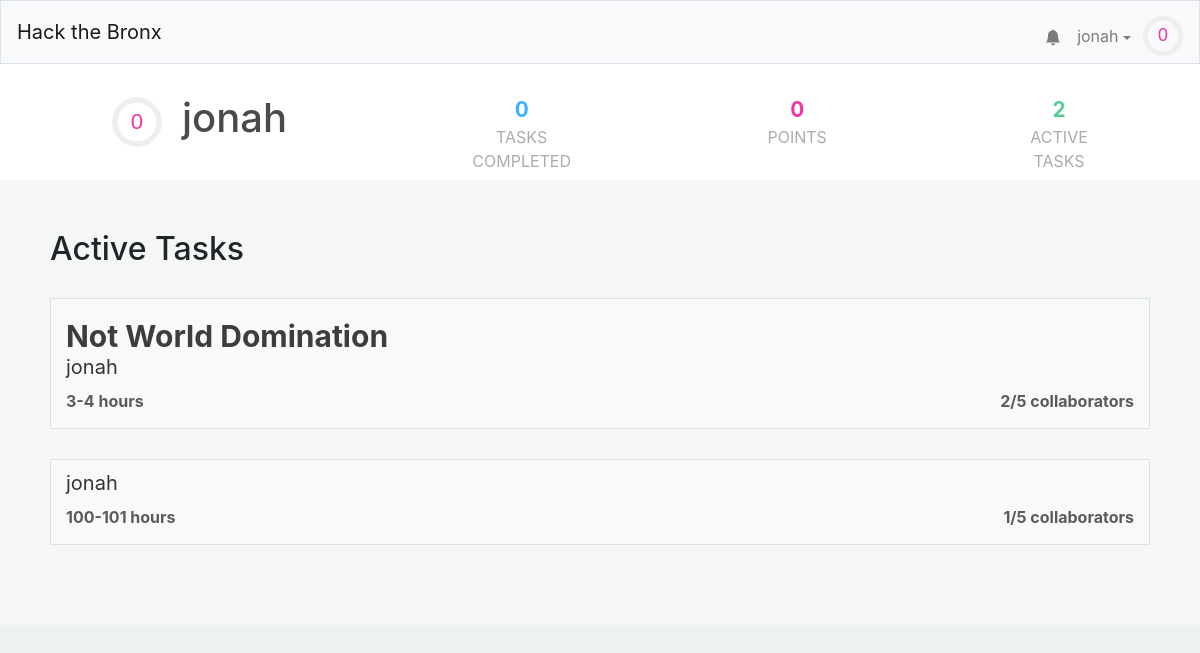
The page /profile/jonah (signed in) on the database its author committed.
### tables this page shows
CREATE TABLE "users" (
	"id"	INTEGER NOT NULL UNIQUE,
	"username"	TEXT NOT NULL UNIQUE,
	"hash"	TEXT NOT NULL,
	"tasks"	BLOB,
	"points"	INTEGER NOT NULL DEFAULT 0,
	"numcomplete"	INTEGER NOT NULL DEFAULT 0,
	PRIMARY KEY("id" AUTOINCREMENT)
);

CREATE TABLE "tasks" (
	"id"	INTEGER NOT NULL UNIQUE,
	"title"	TEXT NOT NULL,
	"description"	TEXT,
	"languages"	BLOB,
	"image"	TEXT,
	"hmin"	INTEGER,
	"hmax"	INTEGER,
	"cmax"	INTEGER,
	"collaborators"	TEXT,
	"creator"	INTEGER,
	PRIMARY KEY("id" AUTOINCREMENT)
);

### application.py (the view)
@app.route("/profile/<username>")
@login_required
def profile(username):
    user = getuser(session, db)
    if user["username"] != username:
        other_user = get_user_from_name(username, db)
    else:
        other_user = user
    alltasks = db.execute("SELECT * FROM tasks")
    tasks = []
    for task in alltasks:
        if (task['creator'] == other_user['id'] or other_user['id'] in debyte(task['collaborators'])):
            task['creator'] = other_user["username"]
            task["collaborators-count"] = len(debyte(task['collaborators']))
            task["points"] = calculate_points(task)
            tasks.append(task)
    return render_template("profile.html",other_user=other_user,user=user,active_tasks=tasks,task_count=len(tasks), len=len)

### application.py (called while the page is built)
@app.after_request
def after_request(response):
    response.headers["Cache-Control"] = "no-cache, no-store, must-revalidate"
    response.headers["Expires"] = 0
    response.headers["Pragma"] = "no-cache"
    return response

### helpers.py (called while the page is built)
def login_required(f):
    @wraps(f)
    def decorated_function(*args, **kwargs):
        if session.get("user_id") is None:
            return redirect("/login")
        return f(*args, **kwargs)
    return decorated_function

def debyte(obj):
    return pickle.loads(obj)

def getuser(session, db):
    user =  db.execute("SELECT * FROM users WHERE id = :id", id=session["user_id"])[0]
    user["level"]=int(user['points']**.5//10)
    user["level-progress"] = (user['points']**.5%8)/(((user["level"]+1)*10)**2)
    return user

def calculate_points(task):
    return 500

### templates/profile.html (shortened to what this page needs)
{% extends "layout.html" %}
{% block head %}
    <link href="/static/profile.css" rel="stylesheet">
{% endblock %}
{% block mainnocont %}
	<div class="profile-outer">
		<div class = "name-section">
		 	<div style="display: flex; align-items: center;">
				<div style = "margin-left: 12px;">
					<svg viewBox="0 0 36 36" class="level-display-outer">
						<path class="level-display-bg"
			        d="M18 2.0845
			          a 15.9155 15.9155 0 0 1 0 31.831
			          a 15.9155 15.9155 0 0 1 0 -31.831"
			      />
					  <path class = "level-display"
					    d="M18 2.0845
					      a 15.9155 15.9155 0 0 1 0 31.831
					      a 15.9155 15.9155 0 0 1 0 -31.831"
					    fill="none"
					    stroke="#444";
					    stroke-width="1";
					    stroke-dasharray="{{ other_user["level-progress"] }}, 100";
					  />
					  <text x="18" y="22.8" class="level">{{other_user["level"]}}</text>
					</svg>
				</div>
				<h1 class="profile-username">{{other_user["username"]}}</h1>
			</div>
			<div class = "tasks-completed">
				<span>{{ other_user["numcomplete"] }}</span>
				<div>Tasks Completed</div>
			</div>
			<div class = "point-count">
				<span>{{ other_user["points"] }}</span>
				<div>Points</div>
			</div>
			<div class = "active-tasks">
				<span>{{ task_count }}</span>
				<div>Active Tasks</div>
			</div>
		</div>
		<div class = "information">
			<h2>Active Tasks</h2>
			<div class = "a-tasks">
				{% for task in active_tasks %}
					<a class = "div-link" href="/task/{{task.id}}">
						<div class="task">
							<span class="task-name">{{ task["title"] }}</span>
							<span class="task-creator">{{ task["creator"] }}</span>
							<div class="task-stats">
								<span class="task-time">{{ task["hmin"] }}-{{ task["hmax"] }} hours</span>
								<span class="task-collaborator-count">{{task["collaborators-count"] }}/{{ task["cmax"] }} collaborators</span>
							</div>
						</div>
					</a>
				{% endfor %}
			</div>
		</div>
	</div>
{% endblock %}

### templates/layout.html (shortened to what this page needs)
<!DOCTYPE html>
<html lang="en">
    <head>
        <link href="https://maxcdn.bootstrapcdn.com/bootstrap/4.1.3/css/bootstrap.min.css" rel="stylesheet">
        {% block head %}{% endblock %}
        <link href="/static/styles.css" rel="stylesheet">
    </head>
    <body>
        <nav style = "height: 8vh" class="navbar navbar-expand-md navbar-light bg-light border">
            <a class="navbar-brand" href="/"><span class="red">Hack the Bronx</span></a>
            <div class="collapse navbar-collapse" id="navbar">
                {% if session.user_id %}
                    <ul class="navbar-nav ml-auto mt-2">
                        <li style="position: relative; transform:translateX(8px) translateY(7.5px);"class="nav-item"><a class="nav-link" href="/notifications"><svg xmlns="http://www.w3.org/2000/svg" width="16" height="16" fill="currentColor" class="bi bi-bell-fill" viewBox="0 0 16 16">
  <path d="M8 16a2 2 0 0 0 2-2H6a2 2 0 0 0 2 2zm.995-14.901a1 1 0 1 0-1.99 0A5.002 5.002 0 0 0 3 6c0 1.098-.5 6-2 7h14c-1.5-1-2-5.902-2-7 0-2.42-1.72-4.44-4.005-4.901z"/>
</svg></a></li>
                        <li class="nav-item">
                            <div id="user-information-dropdown">
                              <button onclick="showUserDropdown()" id="user-information-dropname" class="nav-link">{{ session.user_name }} <span class="dropdown-caret"></span></button>
                            </div>
                        </li>
                        <li class="nav-item">
                            <div style = "margin-left: -4px;">
                                <svg viewBox="0 0 36 36" style="transform: translateY(8px); width: 40px;">
                                    <path class="level-display-bg"
                                d="M18 2.0845
                                  a 15.9155 15.9155 0 0 1 0 31.831
                                  a 15.9155 15.9155 0 0 1 0 -31.831"
                              />
                                  <path class = "level-display"
                                    d="M18 2.0845
                                      a 15.9155 15.9155 0 0 1 0 31.831
                                      a 15.9155 15.9155 0 0 1 0 -31.831"
                                    fill="none"
                                    stroke="#444";
                                    stroke-width="1";
                                    stroke-dasharray="{{ user["level-progress"] }}, 100";
                                  />
                                  <text x="18" y="22.8" class="level">{{user["level"]}}</text>
                                </svg>
                            </div>
                        </li>
                    </ul>
                {% endif %}
            </div>
        </nav>
        {% block mainnocont %}{% endblock %}
        <main class="container p-5">
        </main>
    </body>
</html>

### static/profile.css (style rules this page uses)
.profile-username { color:#4a4a4a; margin-left: 20px; }
.name-section { color: #3d3d3d; padding: 30px 100px; background: white; width: 100%; display: flex; }
.information { left:0; right: 0; display: block; background: #F5F7F7; width: 100%; padding: 50px 50px; }
.tasks-completed { display: flex; flex-direction: column; align-items-content: center; text-align: center; width: 200px; padding: 0; height: 50px; margin-left: 180px; }
.tasks-completed span { font-weight: bold; font-size: 1.3em; color: #3DB2FF; }
.tasks-completed div { color: #ababab; text-transform: uppercase; }
.point-count { display: flex; flex-direction: column; align-items-content: center; text-align: center; width: 150px; height: 50px; margin-left: 180px; }
.point-count span { font-weight: bold; font-size: 1.3em; color: #F037A5; }
.point-count div { color: #ababab; text-transform: uppercase; }
.active-tasks { display: flex; flex-direction: column; align-items-content: center; text-align: center; width: 150px; height: 50px; margin-left: 180px; }
.active-tasks span { font-weight: bold; font-size: 1.3em; color: #57CC99; }
.active-tasks div { color: #ababab; text-transform: uppercase; }
body { background: #EDF1F2; }
.task { margin: 30px 0; background: #F8F9FA; border: 1px solid #DEE2E6; padding: 15px; display: flex; flex-direction: column; transition: .1s; color: #3d3d3d; }
.task-name { font-size: 30px; font-weight: bold; }
.task-creator { transform: translateY(-7px); color: #353535; font-size: 20px; }
.task-points, .task-time, .task-collaborator-count { color: #5B5B5B; font-weight: bold; }
.task-stats { display: flex; justify-content: space-between; width: 100%; }

### static/styles.css (style rules this page uses)
#user-information-dropname { background: none; padding: 16px; border: none; cursor: pointer; }
.dropdown-caret { display: inline-block; width: 0; height: 0; vertical-align: middle; content: ""; border-style: solid; border-width: 4px 4px 0; border-right-color: transparent; border-bottom-color: transparent; border-left-color: transparent; }
#user-information-dropname { position: relative; display: inline-block; }
.level-display-outer { width: 50px; }
.level { fill: #F037A5; font-family: sans-serif; font-size: 1em; text-anchor: middle; }

### rows shown on the page
users: user_name "jonah", username "jonah", numcomplete "0", points "0"
tasks: title "Not World Domination", creator "jonah", hmin "3", hmax "4", task "2", cmax "5"
tasks: creator "jonah", hmin "100", hmax "101", creator "1", cmax "5"

### other values the page prints
{{ user["level"] }} "0"
{{ other_user["level"] }} "0"
{{ task_count }} "2"
